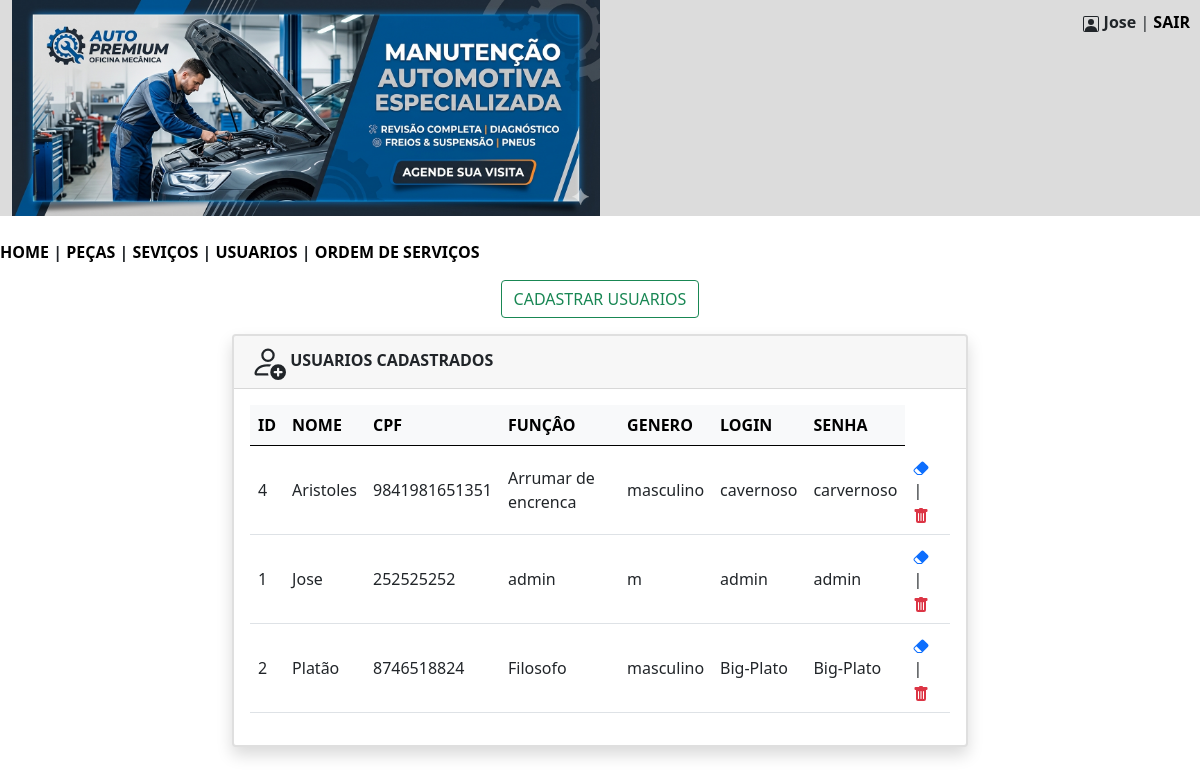
The page /mecanica/usuarios.php (signed in) on the database as committed earlier.
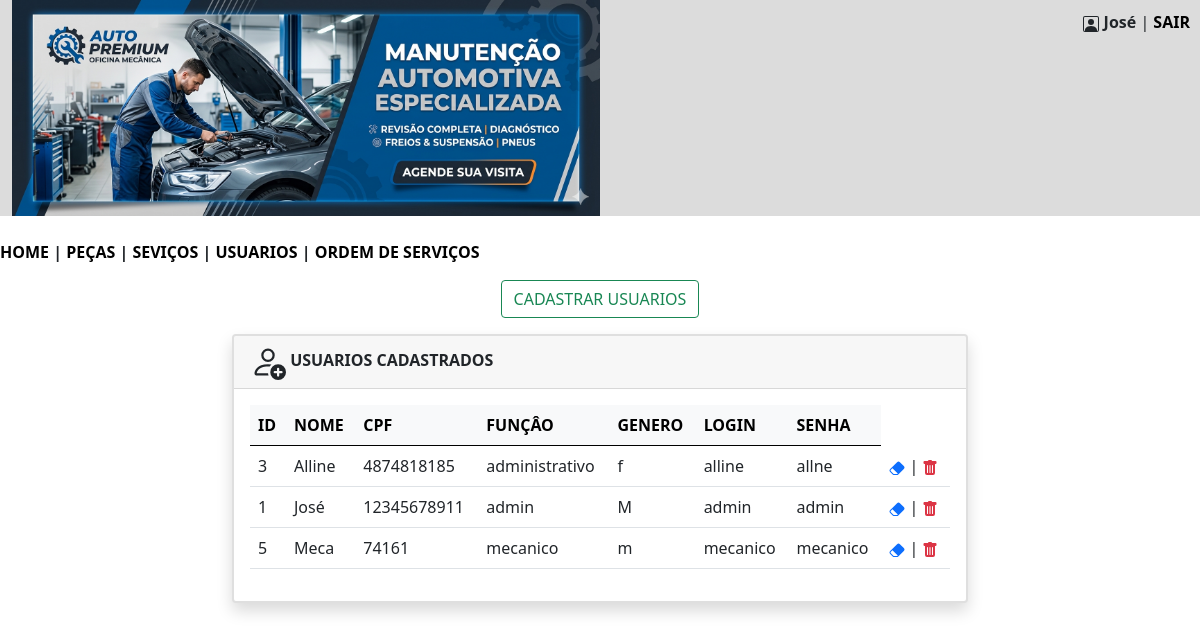
The same page on the database as committed later.
### tables this page shows
CREATE TABLE `usuarios` (
  `id` int(11) NOT NULL,
  `nome` varchar(180) NOT NULL,
  `cpf` varchar(20) NOT NULL,
  `funcao` varchar(40) NOT NULL,
  `genero` varchar(20) NOT NULL,
  `login` varchar(50) NOT NULL,
  `senha` varchar(50) NOT NULL
);

### mecanica/usuarios.php (the view, shortened to what this page needs)
<?php
$nome = $_SESSION['nome'];
?>
<!DOCTYPE html>
<html lang="pt-br">
<head>
    <link href="https://cdn.jsdelivr.net/npm/bootstrap@5.0.2/dist/css/bootstrap.min.css" rel="stylesheet">
</head>
<body>
<div class="container-fluid" style="background-color:#DCDCDC; text-align:left; position:relative;">
<img src="imagens/banner.png" width="50%" heigth="50%">
    <div class="header" style="position:absolute; top:10px; right:10px;">
        <b><?= htmlspecialchars($nome) ?></b> |
        <a href="sair.php" style="color:black; text-decoration:none; font-weight:bold;">SAIR</a>
    </div>
</div>
<br/>
        <nav>
            <?php
                include 'menu.php';
            ?>
        </nav>
<div class="text-center my-3">
    <button type="button" class="btn btn-outline-success" data-bs-toggle="modal" data-bs-target="#exampleModal">
        CADASTRAR USUARIOS
    </button>
</div>
<div class="container">
    <div class="row justify-content-center">
        <div class="col-md-8 mb-4">
            <div class="card shadow border-2">
                <div class="card-header">
                    <b>USUARIOS CADASTRADOS</b>
                </div>
                <div class="card-body">
                    <?php
                    include 'conecta.php';
                    $sql = "SELECT * FROM usuarios ORDER BY nome";
                    $consulta = $pdo->query($sql);
                    $listausuarios = $consulta->fetchAll(PDO::FETCH_ASSOC);
                    if (count($listausuarios) > 0) {
                        echo "<table class='table table-hover align-middle'>";
                        echo "<thead class='table-light'>
                                <tr>
                                    <th>ID</th>
                                    <th>NOME</th>
                                    <th>CPF</th>
                                    <th>FUNÇÂO</th>
                                    <th>GENERO</th>
                                    <th>LOGIN</th>
                                    <th>SENHA</th>
                                </tr>
                              </thead>";
                        echo "<tbody>";
                        foreach ($listausuarios as $item) {
                            $id = $item['id'];
                            echo "<tr>";
                            echo "<td>" . htmlspecialchars($item['id']) . "</td>";
                            echo "<td>" . htmlspecialchars($item['nome']) . "</td>";
                            echo "<td>" . htmlspecialchars($item['cpf']) . "</td>";
                            echo "<td>" . htmlspecialchars($item['funcao']) . "</td>";
                            echo "<td>" . htmlspecialchars($item['genero']) . "</td>";
                            echo "<td>" . htmlspecialchars($item['login']) . "</td>";
                            echo "<td>" . htmlspecialchars($item['senha']) . "</td>";
                            echo "<td><a href='#' data-bs-toggle='modal' data-bs-target='#modalEditar' data-id='$id'><svg xmlns='http://www.w3.org/2000/svg' width='16' height='16' fill='currentColor' class='bi bi-eraser-fill' viewBox='0 0 16 16'>
                            <path d='M8.086 2.207a2 2 0 0 1 2.828 0l3.879 3.879a2 2 0 0 1 0 2.828l-5.5 5.5A2 2 0 0 1 7.879 15H5.12a2 2 0 0 1-1.414-.586l-2.5-2.5a2 2 0 0 1 0-2.828zm.66 11.34L3.453 8.254 1.914 9.793a1 1 0 0 0 0 1.414l2.5 2.5a1 1 0 0 0 .707.293H7.88a1 1 0 0 0 .707-.293z'/>
                          </svg></a> | <a href ='excluir_usuario.php?id=$id'><svg xmlns='http://www.w3.org/2000/svg' width='16' height='16' fill='currentColor' class='bi bi-trash-fill text-danger' viewBox='0 0 16 16'>
                            <path d='M2.5 1a1 1 0 0 0-1 1v1a1 1 0 0 0 1 1H3v9a2 2 0 0 0 2 2h6a2 2 0 0 0 2-2V4h.5a1 1 0 0 0 1-1V2a1 1 0 0 0-1-1H10a1 1 0 0 0-1-1H7a1 1 0 0 0-1 1zm3 4a.5.5 0 0 1 .5.5v7a.5.5 0 0 1-1 0v-7a.5.5 0 0 1 .5-.5M8 5a.5.5 0 0 1 .5.5v7a.5.5 0 0 1-1 0v-7A.5.5 0 0 1 8 5m3 .5v7a.5.5 0 0 1-1 0v-7a.5.5 0 0 1 1 0'/>
                          </svg></a></td>";
                            echo "</tr>";
                        }
                        echo "</tbody>";
                        echo "</table>";
                    } else {
                        echo "<p class='text-danger'><b>NÃO EXISTEM USUARIOS CADASTRADAS NO MOMENTO!</b></p>";
                    }
                    ?>
                </div>
            </div>
        </div>
    </div>
</div>
</body>
</html>

Rows that differ between the two databases and show on the page:
removed usuarios: id "4", nome "Aristoles", cpf "9841981651351", funcao "Arrumar de encrenca", genero "masculino", login "cavernoso", senha "carvernoso"
removed usuarios: id "2", nome "Platão", cpf "8746518824", funcao "Filosofo", genero "masculino", login "Big-Plato", senha "Big-Plato"
added usuarios: id "3", nome "Alline", cpf "4874818185", funcao "administrativo", genero "f", login "alline", senha "allne"
changed usuarios "admin": nome "Jose" → "José"; cpf "252525252" → "12345678911"; genero "m" → "M"
added usuarios: id "5", nome "Meca", cpf "74161", funcao "mecanico", genero "m", login "mecanico", senha "mecanico"
Other text that changed with them:
$nome: "Jose" → "José"
